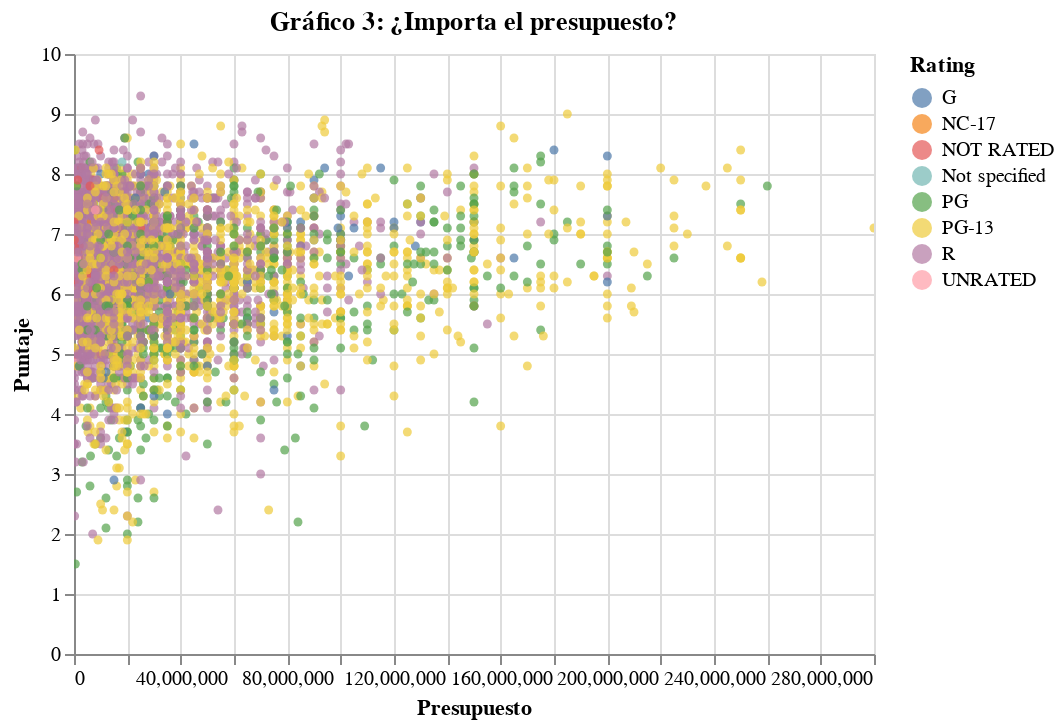

The notebook cell this image was saved under:
### Code cell
#https://altair-viz.github.io/gallery/scatter_tooltips.html (Como hacer un diagrama de dispersión)
alt.Chart(one).mark_circle(size=20).encode(
    x='Presupuesto',
    y='Puntaje',
    color='Rating',
    tooltip=['name', 'Rating', 'Presupuesto', 'Puntaje']
).interactive().properties(
    title='Gráfico 3: ¿Importa el presupuesto?' #Puse un nombre distinto al del ejemplo porque o si no, no tiene mucho sentido.
)

#A partir del gráfico diría que el presupuesto es de cierta forma determinante del puntaje ya que notamos como péliculas con alto prespuesto solo tienen puntajes relativamente altos. Aún así vemos como varias películas con bajos presupuestos tienen altos puntajes, por lo que no podríamos asegurar con certeza la proporción directa en presupuesto y puntaje.

### Figure 1 — Vega-Lite specification as saved in the notebook (floating-point values rounded to 4 significant figures; data arrays with more than 128 entries replaced by an {"elided": "..."} marker saying what was removed)
{"config": {"view": {"continuousWidth": 400, "continuousHeight": 300}}, "data": {"name": "data-e52ae01aad271124265dfe3bcb7d0b0f"}, "mark": {"type": "circle", "size": 20}, "encoding": {"color": {"type": "nominal", "field": "Rating"}, "tooltip": [{"type": "nominal", "field": "name"}, {"type": "nominal", "field": "Rating"}, {"type": "quantitative", "field": "Presupuesto"}, {"type": "quantitative", "field": "Puntaje"}], "x": {"type": "quantitative", "field": "Presupuesto"}, "y": {"type": "quantitative", "field": "Puntaje"}}, "selection": {"selector008": {"type": "interval", "bind": "scales", "encodings": ["x", "y"]}}, "title": "Gráfico 3: ¿Importa el presupuesto?", "$schema": "https://vega.github.io/schema/vega-lite/v4.8.1.json", "datasets": {"data-e52ae01aad271124265dfe3bcb7d0b0f": {"elided": "4638 records"}}}
